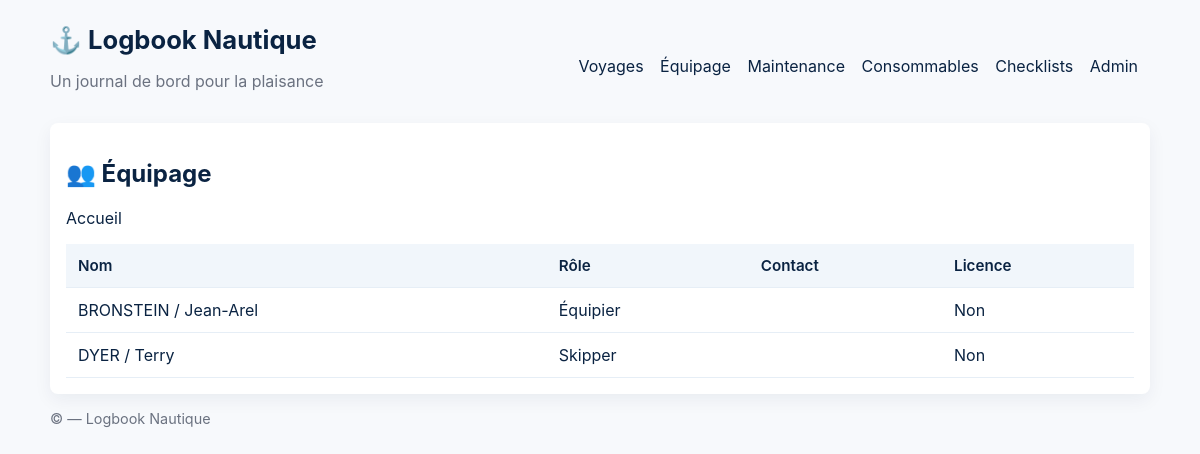
/equipage/, run on the app's committed database.
### nautical/models.py (models this page shows, shortened)
class CrewMember(models.Model):
    full_name = models.CharField('Nom / Prénom', max_length=120)
    role = models.CharField('Rôle', max_length=30, choices=CrewRole.choices, default=CrewRole.EQUIPIER)
    contact = models.CharField('Téléphone / Email', max_length=200, blank=True)
    has_license = models.BooleanField('Licence FFV / Assur.', default=False)
    notes = models.TextField('Remarques', blank=True)
    class Meta:
        ordering = ['full_name']
        verbose_name = "Membre d'équipage"
        verbose_name_plural = 'Équipage'

### nautical/views.py (the view)
# urls.py: path('equipage/', views.CrewListView.as_view(), name='crew_list'),
class CrewListView(ListView):
    model = CrewMember
    template_name = 'nautical/crew_list.html'

### templates/nautical/crew_list.html (shortened to what this page needs)
{% extends 'base.html' %}
{% block content %}
  <h2>👥 Équipage</h2>
  <p><a href="/">Accueil</a></p>
  <table>
    <thead>
      <tr><th>Nom</th><th>Rôle</th><th>Contact</th><th>Licence</th></tr>
    </thead>
    <tbody>
      {% for m in object_list %}
        <tr>
          <td>{{ m.full_name }}</td>
          <td>{{ m.role }}</td>
          <td>{{ m.contact }}</td>
          <td>{{ m.has_license|yesno:"Oui,Non" }}</td>
        </tr>
      {% empty %}
        <tr><td colspan="4">Aucun membre.</td></tr>
      {% endfor %}
    </tbody>
  </table>
{% endblock %}

### static/base.css (style rules this page uses)
:root { --bg: #f7f9fc; --card: #ffffff; --muted: #6b7280; --accent: #0a2342; --border: #e6eef6; --radius: 8px; }
* { box-sizing:border-box }
body { font-family:Inter,system-ui,-apple-system,Segoe UI,Roboto,'Helvetica Neue',Arial,sans-serif;margin:1.5rem;background:var(--bg);color:var(--accent); }
table { border-collapse:separate;border-spacing:0;width:100% }
th,td { padding:.75rem;border-bottom:1px solid var(--border);text-align:left }
th { background:#f1f6fb;font-weight:600;font-size:0.95rem }
a { text-decoration:none;color:var(--accent) }

### data on the page
CrewMember: full_name "BRONSTEIN / Jean-Arel", role "Équipier", has_license "Non"
CrewMember: full_name "DYER / Terry", role "Skipper", has_license "Non"
